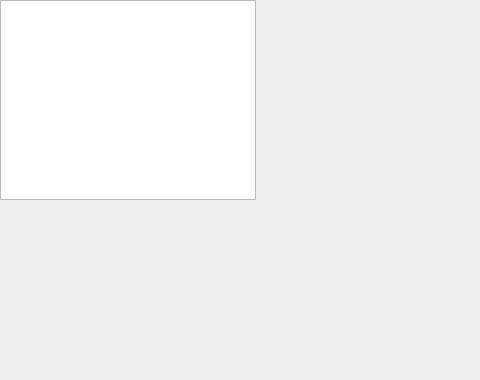
<?xml version="1.0" encoding="UTF-8"?>
<ui version="4.0">
 <class>MempoolStatsOld</class>
 <widget class="QWidget" name="MempoolStatsOld">
  <property name="geometry">
   <rect>
    <x>0</x>
    <y>0</y>
    <width>480</width>
    <height>380</height>
   </rect>
  </property>
  <property name="minimumSize">
   <size>
    <width>480</width>
    <height>380</height>
   </size>
  </property>
  <property name="windowTitle">
   <string>Mempool Stats</string>
  </property>
  <widget class="QGraphicsView" name="graphicsView">
   <property name="geometry">
    <rect>
     <x>0</x>
     <y>0</y>
     <width>256</width>
     <height>200</height>
    </rect>
   </property>
   <property name="styleSheet">
    <string notr="true"/>
   </property>
   <property name="verticalScrollBarPolicy">
    <enum>Qt::ScrollBarAlwaysOff</enum>
   </property>
   <property name="horizontalScrollBarPolicy">
    <enum>Qt::ScrollBarAlwaysOff</enum>
   </property>
  </widget>
 </widget>
 <resources/>
 <connections/>
</ui>
